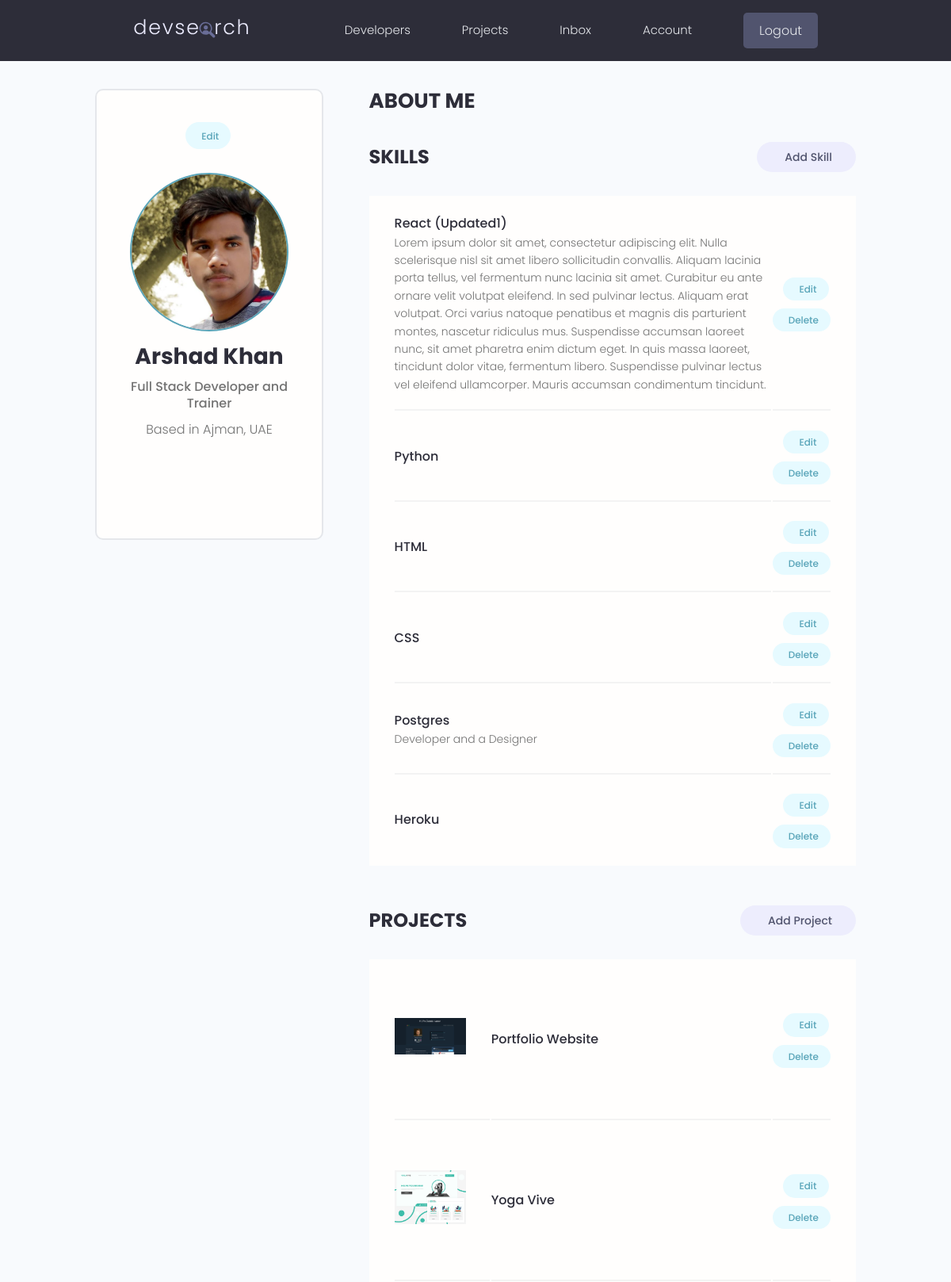
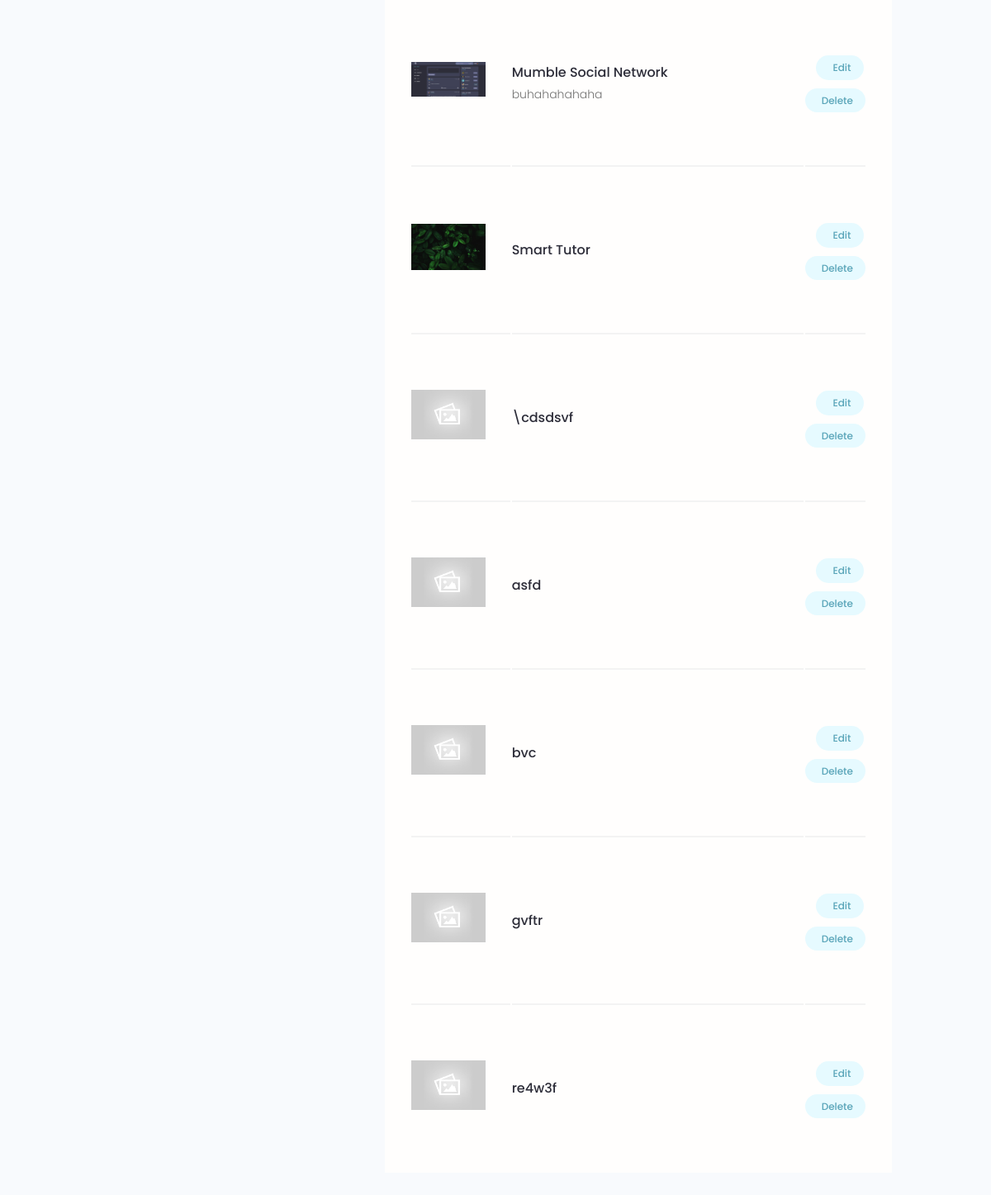
The app's page /account/ (signed in) with its own data (2 pictures, top to bottom).
### users/models.py (models this page shows, shortened)
class Profile(models.Model):
    user = models.OneToOneField(
        User, on_delete=models.CASCADE, null=True, blank=True)
    name = models.CharField(max_length=200, blank=True, null=True)
    email = models.EmailField(max_length=500, blank=True, null=True)
    username = models.CharField(max_length=200, blank=True, null=True)
    location = models.CharField(max_length=200, blank=True, null=True)
    short_intro = models.CharField(max_length=200, blank=True, null=True)
    bio = models.TextField(blank=True, null=True)
    profile_image = models.ImageField(
        null=True, blank=True, upload_to='profiles/', default="profiles/user-default.png")
    social_github = models.CharField(max_length=200, blank=True, null=True)
    social_twitter = models.CharField(max_length=200, blank=True, null=True)
    social_linkedin = models.CharField(max_length=200, blank=True, null=True)
    social_youtube = models.CharField(max_length=200, blank=True, null=True)
    social_website = models.CharField(max_length=200, blank=True, null=True)
    created = models.DateTimeField(auto_now_add=True)
    id = models.UUIDField(default=uuid.uuid4, unique=True,
                          primary_key=True, editable=False)
    class Meta:
        ordering = ['created']

class Skill(models.Model):
    owner = models.ForeignKey(
        Profile, on_delete=models.CASCADE, null=True, blank=True)
    name = models.CharField(max_length=200, blank=True, null=True)
    description = models.TextField(null=True, blank=True)
    created = models.DateTimeField(auto_now_add=True)
    id = models.UUIDField(default=uuid.uuid4, unique=True,
                          primary_key=True, editable=False)

### projects/models.py (models this page shows, shortened)
class Project(models.Model):
    owner = models.ForeignKey(Profile, null=True, blank=True, on_delete=models.CASCADE)
    title = models.CharField(max_length=200)
    description = models.TextField(null=True, blank=True)
    featured_image = models.ImageField(null=True, blank=True, default="default.jpg")
    demo_link = models.CharField(max_length=2000, null=True, blank=True)
    source_link = models.CharField(max_length=2000, null=True, blank=True)
    tags = models.ManyToManyField('Tag', blank=True)
    vote_total = models.IntegerField(default=0, null=True, blank=True)
    vote_ratio = models.IntegerField(default=0, null=True, blank=True)
    created = models.DateTimeField(auto_now_add=True)
    id = models.UUIDField(default=uuid.uuid4, unique=True,
                          primary_key=True, editable=False)
    class Meta:
        ordering = ['-vote_ratio','-vote_total','title']

### users/views.py (the view)
# urls.py: path('account/', views.userAccount, name="account"),
@login_required(login_url='login')
def userAccount(request):
    profile = request.user.profile
    skills = profile.skill_set.all()
    projects = profile.project_set.all()
    context = {'profile': profile, 'skills': skills, 'projects': projects}
    return render(request, 'users/account.html', context)

### users/templates/users/account.html (shortened to what this page needs)
{% extends "main.html" %}
{% block content %}
<main class="settingsPage profile my-md">
  <div class="container">
    <div class="layout">
      <div class="column column--1of3">
        <div class="card text-center">
          <div class="card__body dev">
            <a class="tag tag--pill tag--main settings__btn" href="{% url 'edit-account' %}"> Edit</a>
            <img class="avatar avatar--xl dev__avatar" src="{{profile.profile_image.url}}" />
            <h2 class="dev__name">{{profile.name}}</h2>
            <p class="dev__title">{{profile.short_intro}}</p>
            <p class="dev__location">Based in {{profile.location}}</p>
            <ul class="dev__social">
            </ul>
          </div>
        </div>
      </div>
      <div class="column column--2of3">
        <div class="devInfo">
          <h3 class="devInfo__title">About Me</h3>
        </div>
        <div class="settings">
          <h3 class="settings__title">Skills</h3>
          <a class="tag tag--pill tag--sub settings__btn tag--lg" href="{% url 'create-skill' %}"> Add Skill</a>
        </div>
        <table class="settings__table">
          {% for skill in skills %}
          <tr>
            <td class="settings__tableInfo">
              <h4>{{skill.name}}</h4>
              <p>
                {{skill.description}}
              </p>
            </td>
            <td class="settings__tableActions">
              <a class="tag tag--pill tag--main settings__btn" href="{% url 'update-skill' skill.id %}"> Edit</a>
              <a class="tag tag--pill tag--main settings__btn" href="{% url 'delete-skill' skill.id %}?next=/account">
                Delete</a>
            </td>
          </tr>
          {% endfor %}
        </table>
        <div class="settings">
          <h3 class="settings__title">Projects</h3>
          <a class="tag tag--pill tag--sub settings__btn tag--lg" href="{% url 'create-project' %}"> Add Project</a>
        </div>
        <table class="settings__table">
          {% for project in projects %}
          <tr>
            <td class="settings__thumbnail">
              <a href="{% url 'project' project.id %}"><img src="{{project.featured_image.url}}" alt="Project Thumbnail" /></a>
            </td>
            <td class="settings__tableInfo">
              <a href="{% url 'project' project.id %}">{{project.title}}</a>
              <p>
                {{project.description|slice:"150"}}
              </p>
            </td>
            <td class="settings__tableActions">
              <a class="tag tag--pill tag--main settings__btn" href="{% url 'update-project' project.id %}"> Edit</a>
              <a class="tag tag--pill tag--main settings__btn" href="{% url 'delete-project' project.id %}?next=/account">
                Delete</a>
            </td>
          </tr>
          {% endfor %}
        </table>
      </div>
    </div>
  </div>
</main>
{% endblock %}

### static/styles/app.css (style rules this page uses)
:root { --color-sub: #2d2d39; }
.card { border: 2px solid var(--color-light); }
img { width: 100%; }
.profile .card > .dev { padding: 4rem; }
.dev__avatar { display: block; margin: auto; }
.dev__name { color: var(--color-sub); font-size: 2.8rem; font-weight: 700; margin-top: 1rem; margin-bottom: 0.5rem; }
.dev__title { font-size: 1.6rem; font-weight: 500; line-height: 1.3; }
.dev__location { margin-top: 1rem; }
.dev__social { margin: 3rem 0; list-style: none; display: flex; justify-content: center; gap: 1.5rem; }
.devInfo { margin-bottom: 3rem; }
.devInfo__title, .devInfo__subtitle { font-size: 2.6rem; color: var(--color-sub); text-transform: uppercase; font-weight: 700; margin-bottom: 1.5rem; }
.settingsPage .dev > .settings__btn { display: inline-block; margin-bottom: 3rem; }
.settings { display: flex; justify-content: space-between; align-items: center; }
.settings__title { font-size: 2.4rem; text-transform: uppercase; font-weight: 700; color: var(--color-sub); }
.settings__table { margin-top: 3rem; margin-bottom: 5rem; padding: 0 3rem; background: var(--color-white); }
.settings__table tr { width: 100%; }
.settings__table tr > td { padding: 2rem 0; }
.settings__table tr:not(:last-child) td { border-bottom: 2px solid var(--color-white-light); }
.settings__thumbnail { width: 23%; min-width: 10rem; }
.settings__thumbnail img { padding-right: 3rem; height: 15rem; object-fit: contain; }
.settings__tableInfo { width: 100%; }
.settings__tableInfo h4, .settings__tableInfo a { padding-right: 1rem; width: auto; font-size: 1.6rem; font-weight: 500; color: var(--color-sub); }
.settings__tableInfo p { font-size: 1.4rem; }
.settings__tableActions { text-align: right; }

### static/uikit/styles/modules/_variables.css (style rules this page uses)
:root { --color-main: #5aa5b9; --color-main-light: #e6faff; --color-sub: #3f4156; --color-sub-light: #51546e; --color-sub-lighter: #ededfd; --color-text: #737373; --color-gray: #8b8b8b; --color-light: #e5e7eb; --color-light-gray: #767676; --color-bg: #f8fafd; --color-white: #fffefd; --color-white-light: #f3f3f3; --color-success: #359e64; --color-success-bg: #def8e8; --color-error: #fc4b0b; --color-error-bg: #fff2ee; --font-base: 'Poppins', arial, helvetica, 'Segoe UI', roboto, ubuntu, sans-serif; --font-monospace: 'Fira Code', 'Courier New', courier, monospace; --font-regular: 300; --font-medium: 500; --font-bold: 700; --generic-shadow: 1px 1px 5px #00000010; --generic-transition: all 0.3s ease-in-out; }

### static/uikit/styles/modules/_base.css (style rules this page uses)
* { margin: 0; padding: 0; box-sizing: border-box; text-rendering: optimizeLegibility; color: inherit; font-size: inherit; }
html { font-size: 50%; }
@media only screen and (min-width: 480px) { html { font-size: 56.25%; } }
@media only screen and (min-width: 1200px) { html { font-size: 62.5%; } }
body { line-height: 1.6; font-weight: 400; font-size: 1.5rem; color: var(--color-text); background-color: var(--color-bg); min-height: 100vh; }

### static/uikit/styles/modules/_typography.css (style rules this page uses)
* { font-family: var(--font-base); }
h2 { font-size: 3.6rem; font-weight: var(--font-bold); }
h3 { font-size: 3.2rem; font-weight: var(--font-medium); }
h4 { font-size: 2.8rem; font-weight: var(--font-medium); }
p, span, strong { font-size: 1.6rem; color: var(--color-text); font-weight: var(--font-regular); }
a { padding-bottom: 2px; text-decoration: none; display: inline-block; color: var(--color-main); font-weight: var(--font-medium); }

### static/uikit/styles/modules/_utilities.css (style rules this page uses)
.container { width: 92%; max-width: 165rem; margin: 0 auto; box-sizing: border-box; }
@media screen and (min-width: 1000px) { .container { width: 90%; } }
@media screen and (min-width: 1200px) { .container { width: 80%; } }
.text-center { text-align: center; }
.my-md { margin: 3rem auto; }

### static/uikit/styles/modules/_avatar.css (style rules this page uses)
.avatar { border-radius: 50%; border: 2px solid var(--color-main); object-fit: cover; }
.avatar--xl { height: 20rem; width: 20rem; }

### static/uikit/styles/modules/_card.css (style rules this page uses)
.card { border-radius: 1rem; background-color: var(--color-white); border: 1.5px solid var(--color-light); width: auto; height: auto; margin-top: 0.5rem; margin-bottom: 0.5rem; overflow: hidden; }
.card__body, .card__header { padding: 2rem 2.5rem; }

### static/uikit/styles/modules/_layout.css (style rules this page uses)
.layout { display: flex; flex-flow: row wrap; justify-content: space-between; }
.layout > .column { margin-bottom: 3rem; }
.layout > .column.column--1of3 { flex-basis: 30%; }
.layout > .column.column--2of3 { flex-basis: 64%; }

### records on screen
Profile: profile_image (picture), name "Arshad Khan", short_intro "Full Stack Developer and Trainer", location "Ajman, UAE"
Skill: name "React (Updated1)", description "Lorem ipsum dolor sit amet, consectetur adipiscing elit. Nulla scelerisque nisl sit amet libero sollicitudin convallis. Aliquam lacinia porta tellus, vel fermentum nunc lacinia sit amet. Curabitur eu ante ornare velit volutpat eleifend. In sed pulvinar lectus. Aliquam erat volutpat. Orci varius natoque penatibus et magnis dis parturient montes, nascetur ridiculus mus. Suspendisse accumsan laoreet nunc, sit amet pharetra enim dictum eget. In quis massa laoreet, tincidunt dolor vitae, fermentum libero. Suspendisse pulvinar lectus vel eleifend ullamcorper. Mauris accumsan condimentum tincidunt."
Skill: name "Python"
Skill: name "HTML"
Skill: name "CSS"
Skill: name "Postgres", description "Developer and a Designer"
Skill: name "Heroku"
Project: featured_image (picture), title "Portfolio Website"
Project: featured_image (picture), title "Yoga Vive"
Project: featured_image (picture), title "Mumble Social Network", description "buhahahahaha"
Project: featured_image (picture), title "Smart Tutor"
Project: featured_image (placeholder picture), title "\\cdsdsvf"
Project: featured_image (placeholder picture), title "asfd"
Project: featured_image (placeholder picture), title "bvc"
Project: featured_image (placeholder picture), title "gvftr"
Project: featured_image (placeholder picture), title "re4w3f"
